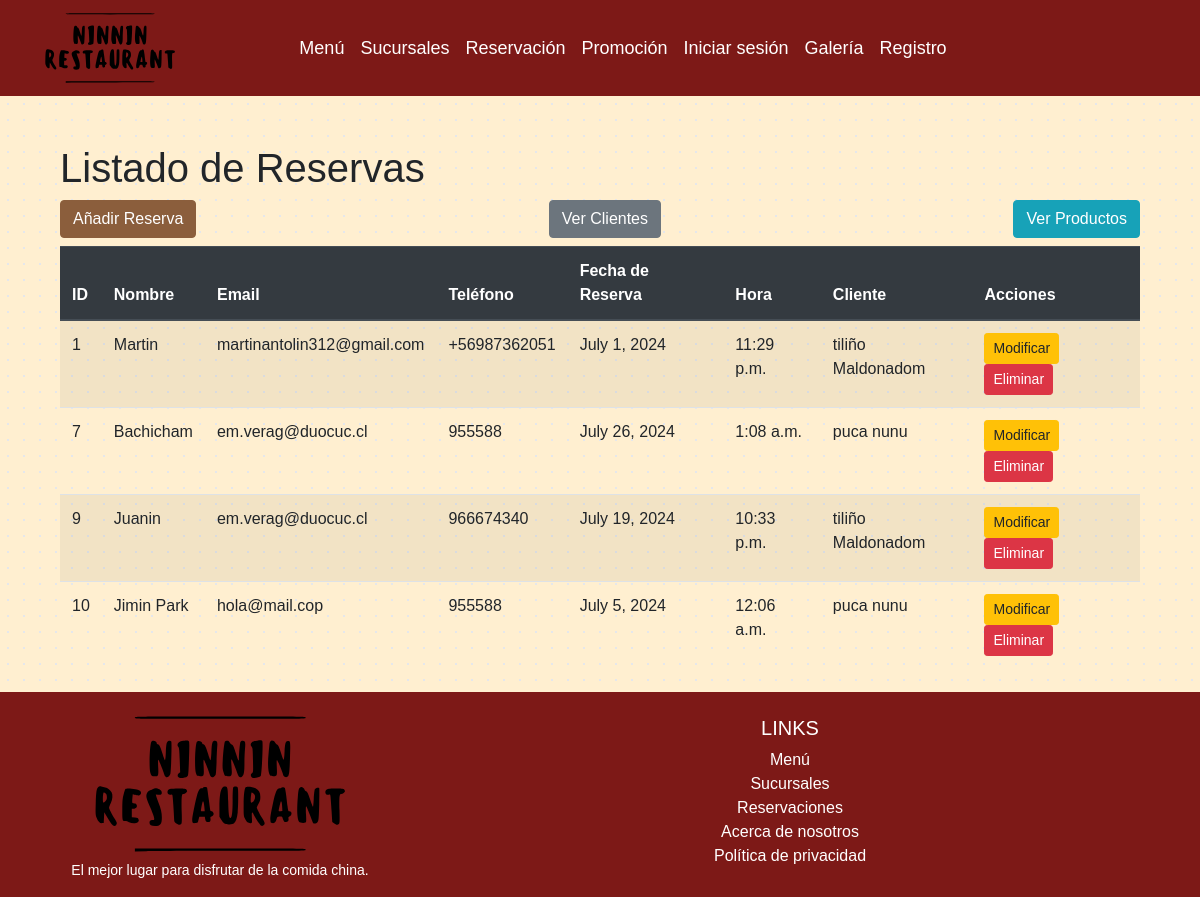
Page /clientes/reservaList on the earlier database version.
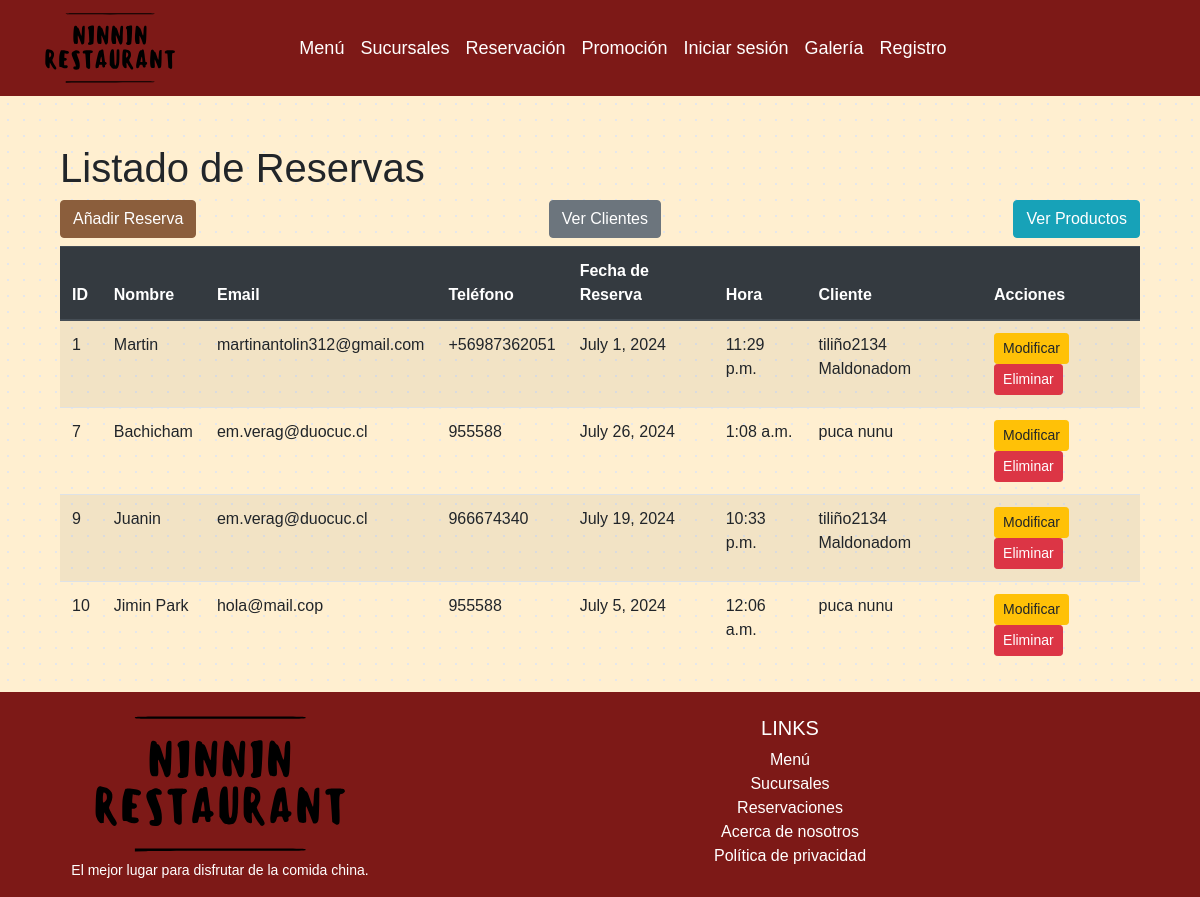
Same page on the later database version.
### clientes/models.py (models this page shows, shortened)
class Reserva(models.Model):
    id_reserva = models.AutoField(db_column='idreserva', primary_key=True)
    cli_reserva = models.ForeignKey(Cliente, on_delete=models.CASCADE)
    nombre = models.CharField(max_length=100)
    email = models.EmailField()
    telefono = models.CharField(max_length=45)
    fecha_reserva = models.DateField()
    hora = models.TimeField()

class Cliente(models.Model):
    user   = models.OneToOneField(User, on_delete=models.CASCADE)
    nombre = models.CharField(max_length=100)
    apellido = models.CharField(max_length=100)
    fecha_nacimiento = models.DateField()
    email = models.EmailField()
    password = models.CharField(max_length=100)

### clientes/views.py (the view)
# urls.py: path('reservaList', views.reserva_list, name='reserva_list'),
def reserva_list(request):
    reservas = Reserva.objects.all()
    return render(request, 'reservas/reserva_list.html', {'reservas': reservas})

### clientes/templates/reservas/reserva_list.html (shortened to what this page needs)
{% extends "clientes/base.html" %}
{% block content %}
<div class="container mt-4">
    <h1>Listado de Reservas</h1>
    <div class="d-flex justify-content-between mb-2">
        <a class="btn btn-primary" href="{% url 'reserva_add' %}">Añadir Reserva</a>
        <a class="btn btn-secondary" href="{% url 'crud' %}">Ver Clientes</a>
        <a class="btn btn-info" href="{% url 'crud_producto' %}">Ver Productos</a>
    </div>
    <table class="table table-striped">
        <thead class="thead-dark">
            <tr>
                <th scope="col">ID</th>
                <th scope="col">Nombre</th>
                <th scope="col">Email</th>
                <th scope="col">Teléfono</th>
                <th scope="col">Fecha de Reserva</th>
                <th scope="col">Hora</th>
                <th scope="col">Cliente</th>
                <th scope="col">Acciones</th>
            </tr>
        </thead>
        <tbody>
            {% for reserva in reservas %}
            <tr>
                <td>{{ reserva.id_reserva }}</td>
                <td>{{ reserva.nombre }}</td>
                <td>{{ reserva.email }}</td>
                <td>{{ reserva.telefono }}</td>
                <td>{{ reserva.fecha_reserva }}</td>
                <td>{{ reserva.hora }}</td>
                <td>{{ reserva.cli_reserva.nombre }} {{ reserva.cli_reserva.apellido }}</td>
                <td>
                    <a href="{% url 'reserva_update' reserva.id_reserva %}" class="btn btn-sm btn-warning">Modificar</a>
                    <form action="{% url 'reserva_del' reserva.id_reserva %}" method="post" style="display: inline;">
                        <input type="submit" value="Eliminar" class="btn btn-sm btn-danger">
                    </form>
                </td>
            </tr>
            {% empty %}
            <tr>
                <td colspan="8">No hay reservas disponibles</td>
            </tr>
            {% endfor %}
        </tbody>
    </table>
</div>
{% endblock %}

Differences in the rows shown:
changed through a linked row, Reserva "Martin": cli_reserva.nombre "tiliño" → "tiliño2134"
changed through a linked row, Reserva "Juanin": cli_reserva.nombre "tiliño" → "tiliño2134"
